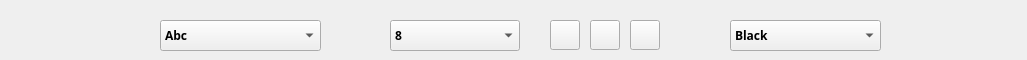
     <widget class="QWidget" name="widget_3" native="true">
      <property name="minimumSize">
       <size>
        <width>1027</width>
        <height>50</height>
       </size>
      </property>
      <widget class="QLabel" name="label_18">
       <property name="geometry">
        <rect>
         <x>120</x>
         <y>20</y>
         <width>30</width>
         <height>30</height>
        </rect>
       </property>
       <property name="minimumSize">
        <size>
         <width>30</width>
         <height>30</height>
        </size>
       </property>
       <property name="maximumSize">
        <size>
         <width>30</width>
         <height>30</height>
        </size>
       </property>
       <property name="text">
        <string/>
       </property>
       <property name="pixmap">
        <pixmap resource="images.qrc">:/icons/images/text-color.png</pixmap>
       </property>
       <property name="scaledContents">
        <bool>true</bool>
       </property>
      </widget>
      <widget class="QComboBox" name="fontList">
       <property name="geometry">
        <rect>
         <x>160</x>
         <y>20</y>
         <width>161</width>
         <height>31</height>
        </rect>
       </property>
       <property name="font">
        <font>
         <family>Mongolian Baiti</family>
         <weight>75</weight>
         <italic>false</italic>
         <bold>true</bold>
        </font>
       </property>
       <item>
        <property name="text">
         <string>Abc</string>
        </property>
       </item>
      </widget>
      <widget class="QLabel" name="label_20">
       <property name="geometry">
        <rect>
         <x>350</x>
         <y>20</y>
         <width>30</width>
         <height>30</height>
        </rect>
       </property>
       <property name="minimumSize">
        <size>
         <width>30</width>
         <height>30</height>
        </size>
       </property>
       <property name="maximumSize">
        <size>
         <width>30</width>
         <height>30</height>
        </size>
       </property>
       <property name="text">
        <string/>
       </property>
       <property name="pixmap">
        <pixmap resource="images.qrc">:/icons/images/text-size.png</pixmap>
       </property>
       <property name="scaledContents">
        <bool>true</bool>
       </property>
      </widget>
      <widget class="QComboBox" name="fontSizeList">
       <property name="geometry">
        <rect>
         <x>390</x>
         <y>20</y>
         <width>130</width>
         <height>31</height>
        </rect>
       </property>
       <property name="font">
        <font>
         <family>Mongolian Baiti</family>
         <weight>75</weight>
         <italic>false</italic>
         <bold>true</bold>
         <stylestrategy>PreferDefault</stylestrategy>
        </font>
       </property>
       <item>
        <property name="text">
         <string>8</string>
        </property>
       </item>
       <item>
        <property name="text">
         <string>10</string>
        </property>
       </item>
      </widget>
      <widget class="QLabel" name="label_23">
       <property name="geometry">
        <rect>
         <x>690</x>
         <y>20</y>
         <width>30</width>
         <height>30</height>
        </rect>
       </property>
       <property name="minimumSize">
        <size>
         <width>30</width>
         <height>30</height>
        </size>
       </property>
       <property name="maximumSize">
        <size>
         <width>30</width>
         <height>30</height>
        </size>
       </property>
       <property name="text">
        <string/>
       </property>
       <property name="pixmap">
        <pixmap resource="images.qrc">:/icons/images/theme.png</pixmap>
       </property>
       <property name="scaledContents">
        <bool>true</bool>
       </property>
      </widget>
      <widget class="QComboBox" name="fontColor">
       <property name="geometry">
        <rect>
         <x>730</x>
         <y>20</y>
         <width>151</width>
         <height>31</height>
        </rect>
       </property>
       <property name="font">
        <font>
         <family>Mongolian Baiti</family>
         <weight>75</weight>
         <italic>false</italic>
         <bold>true</bold>
        </font>
       </property>
       <item>
        <property name="text">
         <string>Black</string>
        </property>
        <property name="icon">
         <iconset>
          <normaloff>:/icons/images/font_colours/Black.png</normaloff>:/icons/images/font_colours/Black.png</iconset>
        </property>
       </item>
       <item>
        <property name="text">
         <string>Gray</string>
        </property>
        <property name="icon">
         <iconset>
          <normaloff>:/icons/images/font_colours/LightGray.png</normaloff>:/icons/images/font_colours/LightGray.png</iconset>
        </property>
       </item>
       <item>
        <property name="text">
         <string>Blue</string>
        </property>
        <property name="icon">
         <iconset>
          <normaloff>:/icons/images/font_colours/Blue.png</normaloff>:/icons/images/font_colours/Blue.png</iconset>
        </property>
       </item>
       <item>
        <property name="text">
         <string>DarkGreen</string>
        </property>
        <property name="icon">
         <iconset>
          <normaloff>:/icons/images/font_colours/DarkGreen.png</normaloff>:/icons/images/font_colours/DarkGreen.png</iconset>
        </property>
       </item>
       <item>
        <property name="text">
         <string>LightGreen</string>
        </property>
        <property name="icon">
         <iconset>
          <normaloff>:/icons/images/font_colours/LightGreen.png</normaloff>:/icons/images/font_colours/LightGreen.png</iconset>
        </property>
       </item>
       <item>
        <property name="text">
         <string>Orange</string>
        </property>
        <property name="icon">
         <iconset>
          <normaloff>:/icons/images/font_colours/Orange.png</normaloff>:/icons/images/font_colours/Orange.png</iconset>
        </property>
       </item>
       <item>
        <property name="text">
         <string>Red</string>
        </property>
        <property name="icon">
         <iconset>
          <normaloff>:/icons/images/font_colours/Red.png</normaloff>:/icons/images/font_colours/Red.png</iconset>
        </property>
       </item>
       <item>
        <property name="text">
         <string>Yellow</string>
        </property>
        <property name="icon">
         <iconset>
          <normaloff>:/icons/images/font_colours/Yellow.png</normaloff>:/icons/images/font_colours/Yellow.png</iconset>
        </property>
       </item>
       <item>
        <property name="text">
         <string>White</string>
        </property>
        <property name="icon">
         <iconset>
          <normaloff>:/icons/images/font_colours/White.png</normaloff>:/icons/images/font_colours/White.png</iconset>
        </property>
       </item>
       <item>
        <property name="text">
         <string>Violet</string>
        </property>
        <property name="icon">
         <iconset>
          <normaloff>:/icons/images/font_colours/Violet.png</normaloff>:/icons/images/font_colours/Violet.png</iconset>
        </property>
       </item>
       <item>
        <property name="text">
         <string>Purple</string>
        </property>
        <property name="icon">
         <iconset>
          <normaloff>:/icons/images/font_colours/Purple.png</normaloff>:/icons/images/font_colours/Purple.png</iconset>
        </property>
       </item>
      </widget>
      <widget class="QPushButton" name="pushButtonBold">
       <property name="geometry">
        <rect>
         <x>550</x>
         <y>20</y>
         <width>30</width>
         <height>30</height>
        </rect>
       </property>
       <property name="minimumSize">
        <size>
         <width>30</width>
         <height>30</height>
        </size>
       </property>
       <property name="maximumSize">
        <size>
         <width>30</width>
         <height>30</height>
        </size>
       </property>
       <property name="sizeIncrement">
        <size>
         <width>30</width>
         <height>30</height>
        </size>
       </property>
       <property name="text">
        <string/>
       </property>
       <property name="icon">
        <iconset resource="images.qrc">
         <normaloff>:/icons/images/bold.png</normaloff>:/icons/images/bold.png</iconset>
       </property>
       <property name="iconSize">
        <size>
         <width>30</width>
         <height>30</height>
        </size>
       </property>
       <property name="shortcut">
        <string>Ctrl+B</string>
       </property>
      </widget>
      <widget class="QPushButton" name="pushButtonItalic">
       <property name="geometry">
        <rect>
         <x>590</x>
         <y>20</y>
         <width>30</width>
         <height>30</height>
        </rect>
       </property>
       <property name="minimumSize">
        <size>
         <width>30</width>
         <height>30</height>
        </size>
       </property>
       <property name="maximumSize">
        <size>
         <width>30</width>
         <height>30</height>
        </size>
       </property>
       <property name="sizeIncrement">
        <size>
         <width>30</width>
         <height>30</height>
        </size>
       </property>
       <property name="text">
        <string/>
       </property>
       <property name="icon">
        <iconset resource="images.qrc">
         <normaloff>:/icons/images/italic.png</normaloff>:/icons/images/italic.png</iconset>
       </property>
       <property name="iconSize">
        <size>
         <width>30</width>
         <height>30</height>
        </size>
       </property>
       <property name="shortcut">
        <string>Ctrl+I</string>
       </property>
      </widget>
      <widget class="QPushButton" name="pushButtonUnderline">
       <property name="geometry">
        <rect>
         <x>630</x>
         <y>20</y>
         <width>30</width>
         <height>30</height>
        </rect>
       </property>
       <property name="minimumSize">
        <size>
         <width>30</width>
         <height>30</height>
        </size>
       </property>
       <property name="maximumSize">
        <size>
         <width>30</width>
         <height>30</height>
        </size>
       </property>
       <property name="sizeIncrement">
        <size>
         <width>30</width>
         <height>30</height>
        </size>
       </property>
       <property name="text">
        <string/>
       </property>
       <property name="icon">
        <iconset resource="images.qrc">
         <normaloff>:/icons/images/underline.png</normaloff>:/icons/images/underline.png</iconset>
       </property>
       <property name="iconSize">
        <size>
         <width>30</width>
         <height>30</height>
        </size>
       </property>
       <property name="shortcut">
        <string>Ctrl+S, Ctrl+Tab</string>
       </property>
      </widget>
     </widget>
